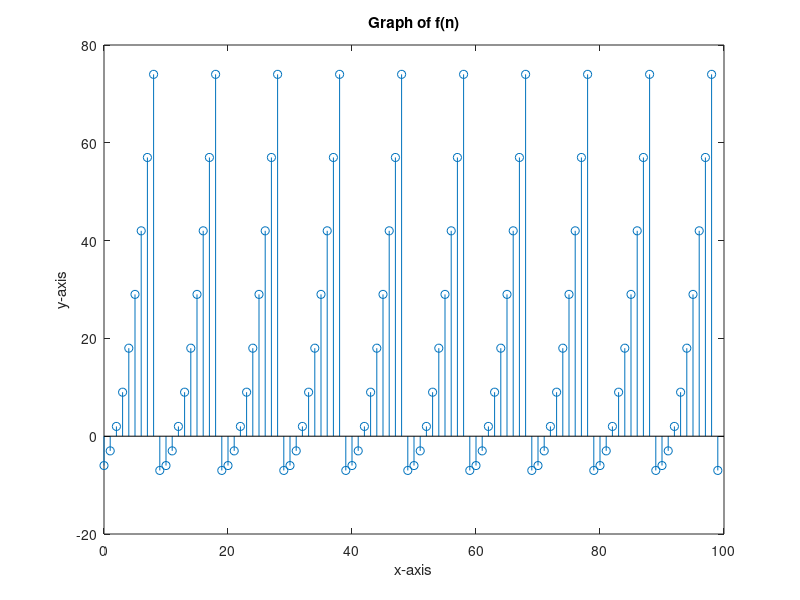

Write the MATLAB code that produced this figure.
n=0:99;
y=0:99; 

for x=1:1:100
    z=x;
 
while z>=10 
      z=z-10;
end

y(x)=(z.^2)-7; 
end

stem(n,y)
xlabel('x-axis')
ylabel('y-axis')
title ('Graph of f(n)')